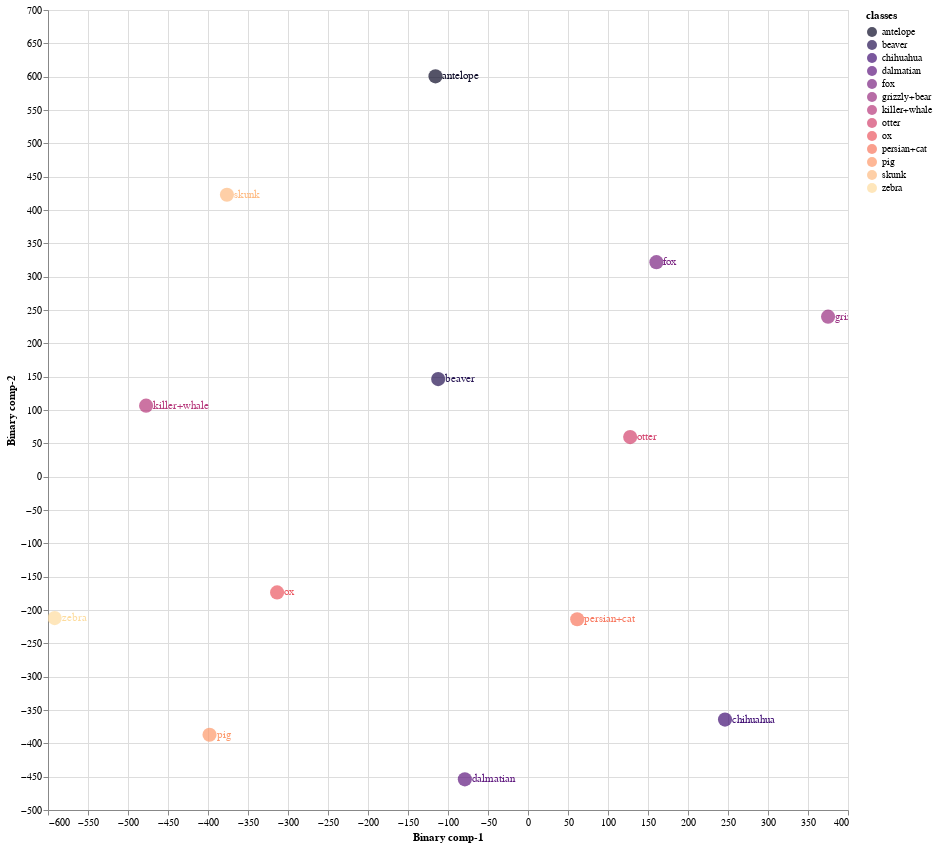
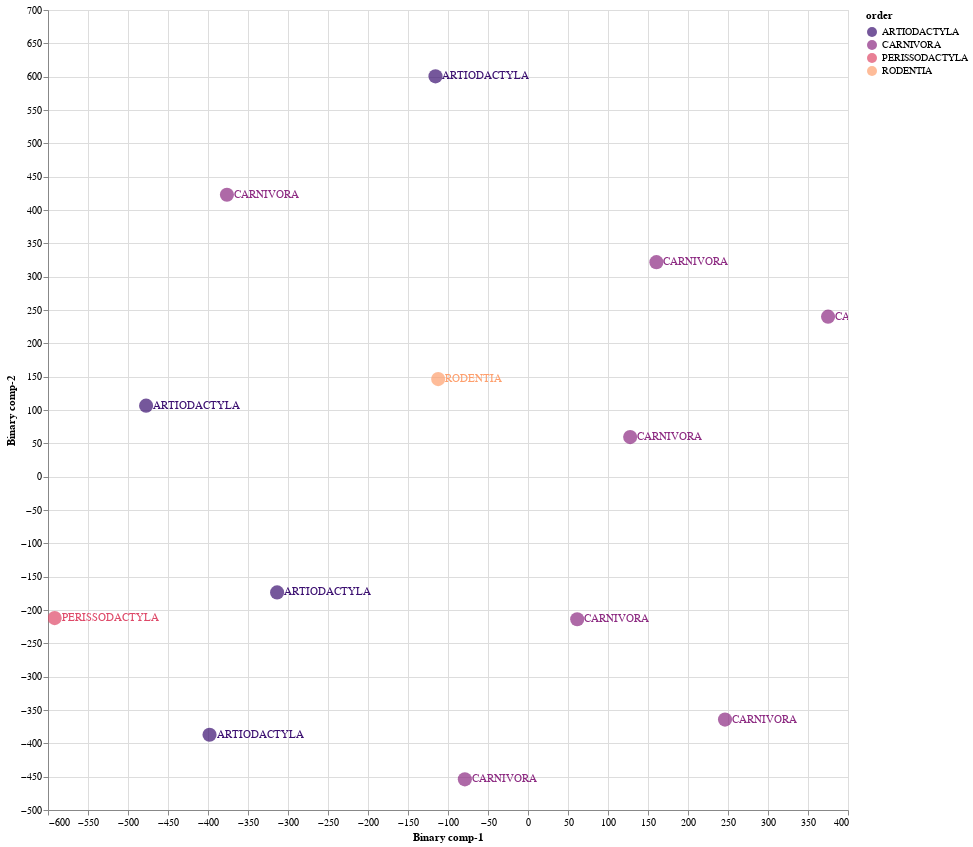

Notebook source saved alongside these figures, in order:
### Markdown cell above
### 8.2 Train Validation Split 02

### Code cell
Train02 = CZSL(mode = "Train", 
               split = 2, 
               DNN = ProjectionNetwork1, 
               epochs = 40, 
               bs = 8,  
               numunits = 1024, 
               lr = 0.1, 
               optimiser = nn.Sigmoid(), 
               dropout = 0.2, 
               mom = 0, 
               wd = 0,  
               device = 'cuda', 
               checkpoint = CP2, 
               pred_type = 'Probabilistic', 
               dist_type = 'cosine')

#mode
#1. "Train" - Use Train Val split
#2. "Test" - For Unseen Test Data

#split
# 1 -Train/Val Split 1
# 2 -Train/Val Split 2
# 3 -Train/Val Split 2

#pred_type
#1. "Probabilistic" - continous real numbers giving probability for prdiction to be 1
#2. "Deterministic" - 1 or 0 prediction values

#dist_type
#1. euclidean
#2. cosine
#3. hamming
#4. jaccard

### Figure 1 — Vega-Lite specification as saved in the notebook (floating-point values rounded to 4 significant figures)
{"config": {"view": {"continuousWidth": 400, "continuousHeight": 300}}, "layer": [{"mark": {"type": "circle", "size": 200}, "encoding": {"color": {"field": "classes", "scale": {"scheme": "Magma"}, "type": "nominal"}, "x": {"field": "Binary comp-1", "type": "quantitative"}, "y": {"field": "Binary comp-2", "type": "quantitative"}}, "height": 800, "selection": {"selector003": {"type": "interval", "bind": "scales", "encodings": ["x", "y"]}}, "width": 800}, {"mark": {"type": "text", "align": "left", "baseline": "middle", "dx": 7}, "encoding": {"color": {"field": "classes", "scale": {"scheme": "Magma"}, "type": "nominal"}, "text": {"field": "classes", "type": "nominal"}, "x": {"field": "Binary comp-1", "type": "quantitative"}, "y": {"field": "Binary comp-2", "type": "quantitative"}}, "height": 800, "width": 800}], "data": {"name": "data-3a15dd7eae3bef899872eea8bc17f2b2"}, "$schema": "https://vega.github.io/schema/vega-lite/v4.17.0.json", "datasets": {"data-3a15dd7eae3bef899872eea8bc17f2b2": [{"Binary comp-1": -115.6, "Binary comp-2": 600.5, "classes": "antelope", "sciName": "Antilope_cervicapra", "animal_label": 1, "animal_class": "antelope", "mainCommonName": "Blackbuck", "otherCommonNames": "Indian Antelope", "class": "Mammalia", "infraclass": "Placentalia", "magnorder": "Boreoeutheria", "superorder": "Laurasiatheria", "order": "ARTIODACTYLA", "suborder": "RUMINANTIA", "infraorder": "PECORA", "parvorder": null, "superfamily": null, "family": "BOVIDAE", "subfamily": "ANTILOPINAE", "tribe": "ANTILOPINI", "genus": "Antilope"}, {"Binary comp-1": 375.1, "Binary comp-2": 240.0, "classes": "grizzly+bear", "sciName": "Ursus_arctos", "animal_label": 2, "animal_class": "grizzly+bear", "mainCommonName": "Brown Bear", "otherCommonNames": "Grizzly Bear|Kodiak Bear", "class": "Mammalia", "infraclass": "Placentalia", "magnorder": "Boreoeutheria", "superorder": "Laurasiatheria", "order": "CARNIVORA", "suborder": "CANIFORMIA", "infraorder": "ARCTOIDEA", "parvorder": null, "superfamily": "URSOIDEA", "family": "URSIDAE", "subfamily": "URSINAE", "tribe": null, "genus": "Ursus"}, {"Binary comp-1": -477.4, "Binary comp-2": 106.5, "classes": "killer+whale", "sciName": "Orcinus_orca", "animal_label": 3, "animal_class": "killer+whale", "mainCommonName": "Killer Whale", "otherCommonNames": "Orca", "class": "Mammalia", "infraclass": "Placentalia", "magnorder": "Boreoeutheria", "superorder": "Laurasiatheria", "order": "ARTIODACTYLA", "suborder": "WHIPPOMORPHA", "infraorder": "CETACEA", "parvorder": "ODONTOCETI", "superfamily": "DELPHINOIDEA", "family": "DELPHINIDAE", "subfamily": "INCERTAE SEDIS", "tribe": null, "genus": "Orcinus"}, {"Binary comp-1": -112.3, "Binary comp-2": 146.4, "classes": "beaver", "sciName": "Aplodontia_rufa", "animal_label": 4, "animal_class": "beaver", "mainCommonName": "Mountain Beaver", "otherCommonNames": "Boomer|Sewellel|Point Arena Mountain Beaver|Point Reyes Mountain Beaver", "class": "Mammalia", "infraclass": "Placentalia", "magnorder": "Boreoeutheria", "superorder": "Euarchontoglires", "order": "RODENTIA", "suborder": "SCIUROMORPHA", "infraorder": null, "parvorder": null, "superfamily": null, "family": "APLODONTIIDAE", "subfamily": null, "tribe": null, "genus": "Aplodontia"}, {"Binary comp-1": -78.93, "Binary comp-2": -454.0, "classes": "dalmatian", "sciName": "Canis_familiaris", "animal_label": 5, "animal_class": "dalmatian", "mainCommonName": "Domestic Dog", "otherCommonNames": "Dog|Dingo|Feral Dog|New Guinea Singing Dog|Village Dog", "class": "Mammalia", "infraclass": "Placentalia", "magnorder": "Boreoeutheria", "superorder": "Laurasiatheria", "order": "CARNIVORA", "suborder": "CANIFORMIA", "infraorder": "CANOIDEA", "parvorder": null, "superfamily": null, "family": "CANIDAE", "subfamily": null, "tribe": null, "genus": "Canis"}, {"Binary comp-1": 61.52, "Binary comp-2": -213.8, "classes": "persian+cat", "sciName": "Felis_catus", "animal_label": 6, "animal_class": "persian+cat", "mainCommonName": "Domestic Cat", "otherCommonNames": "Cat", "class": "Mammalia", "infraclass": "Placentalia", "magnorder": "Boreoeutheria", "superorder": "Laurasiatheria", "order": "CARNIVORA", "suborder": "FELIFORMIA", "infraorder": "FELOIDEA", "parvorder": null, "superfamily": null, "family": "FELIDAE", "subfamily": "FELINAE", "tribe": null, "genus": "Felis"}, {"Binary comp-1": -376.3, "Binary comp-2": 422.9, "classes": "skunk", "sciName": "Spilogale_putorius", "animal_label": 11, "animal_class": "skunk", "mainCommonName": "Alleghanian Spotted Skunk", "otherCommonNames": "Eastern Spotted Skunk", "class": "Mammalia", "infraclass": "Placentalia", "magnorder": "Boreoeutheria", "superorder": "Laurasiatheria", "order": "CARNIVORA", "suborder": "CANIFORMIA", "infraorder": "ARCTOIDEA", "parvorder": null, "superfamily": "MUSTELOIDEA", "family": "MEPHITIDAE", "subfamily": "MEPHITINAE", "tribe": null, "genus": "Spilogale"}, {"Binary comp-1": -313.6, "Binary comp-2": -173.6, "classes": "ox", "sciName": "Bos_sauveli", "animal_label": 21, "animal_class": "ox", "mainCommonName": "Kouprey", "otherCommonNames": "Gray Ox|Indochinese Forest Ox", "class": "Mammalia", "infraclass": "Placentalia", "magnorder": "Boreoeutheria", "superorder": "Laurasiatheria", "order": "ARTIODACTYLA", "suborder": "RUMINANTIA", "infraorder": "PECORA", "parvorder": null, "superfamily": null, "family": "BOVIDAE", "subfamily": "BOVINAE", "tribe": "BOVINI", "genus": "Bos"}, {"Binary comp-1": 160.5, "Binary comp-2": 321.7, "classes": "fox", "sciName": "Vulpes_lagopus", "animal_label": 22, "animal_class": "fox", "mainCommonName": "Arctic Fox", "otherCommonNames": "Polar Fox", "class": "Mammalia", "infraclass": "Placentalia", "magnorder": "Boreoeutheria", "superorder": "Laurasiatheria", "order": "CARNIVORA", "suborder": "CANIFORMIA", "infraorder": "CANOIDEA", "parvorder": null, "superfamily": null, "family": "CANIDAE", "subfamily": null, "tribe": null, "genus": "Vulpes"}, {"Binary comp-1": 246.3, "Binary comp-2": -364.4, "classes": "chihuahua", "sciName": "Canis_familiaris", "animal_label": 33, "animal_class": "chihuahua", "mainCommonName": "Domestic Dog", "otherCommonNames": "Dog|Dingo|Feral Dog|New Guinea Singing Dog|Village Dog", "class": "Mammalia", "infraclass": "Placentalia", "magnorder": "Boreoeutheria", "superorder": "Laurasiatheria", "order": "CARNIVORA", "suborder": "CANIFORMIA", "infraorder": "CANOIDEA", "parvorder": null, "superfamily": null, "family": "CANIDAE", "subfamily": null, "tribe": null, "genus": "Canis"}, {"Binary comp-1": 127.7, "Binary comp-2": 59.39, "classes": "otter", "sciName": "Aonyx_capensis", "animal_label": 36, "animal_class": "otter", "mainCommonName": "African Clawless Otter", "otherCommonNames": "Cape Clawless Otter", "class": "Mammalia", "infraclass": "Placentalia", "magnorder": "Boreoeutheria", "superorder": "Laurasiatheria", "order": "CARNIVORA", "suborder": "CANIFORMIA", "infraorder": "ARCTOIDEA", "parvorder": null, "superfamily": "MUSTELOIDEA", "family": "MUSTELIDAE", "subfamily": "LUTRINAE", "tribe": null, "genus": "Aonyx"}, {"Binary comp-1": -591.7, "Binary comp-2": -212.1, "classes": "zebra", "sciName": "Equus_grevyi", "animal_label": 38, "animal_class": "zebra", "mainCommonName": "Grevy's Zebra", "otherCommonNames": "Imperial Zebra", "class": "Mammalia", "infraclass": "Placentalia", "magnorder": "Boreoeutheria", "superorder": "Laurasiatheria", "order": "PERISSODACTYLA", "suborder": "HIPOMORPHA", "infraorder": null, "parvorder": null, "superfamily": null, "family": "EQUIDAE", "subfamily": null, "tribe": null, "genus": "Equus"}, {"Binary comp-1": -398.1, "Binary comp-2": -387.1, "classes": "pig", "sciName": "Sus_domesticus", "animal_label": 42, "animal_class": "pig", "mainCommonName": "Domestic Pig", "otherCommonNames": "Hog|Pig|Swine", "class": "Mammalia", "infraclass": "Placentalia", "magnorder": "Boreoeutheria", "superorder": "Laurasiatheria", "order": "ARTIODACTYLA", "suborder": "SUINA", "infraorder": null, "parvorder": null, "superfamily": null, "family": "SUIDAE", "subfamily": null, "tribe": null, "genus": "Sus"}]}}

### Figure 2 — Vega-Lite specification as saved in the notebook (floating-point values rounded to 4 significant figures)
{"config": {"view": {"continuousWidth": 400, "continuousHeight": 300}}, "layer": [{"mark": {"type": "circle", "size": 200}, "encoding": {"color": {"field": "order", "scale": {"scheme": "Magma"}, "type": "nominal"}, "x": {"field": "Binary comp-1", "type": "quantitative"}, "y": {"field": "Binary comp-2", "type": "quantitative"}}, "height": 800, "selection": {"selector004": {"type": "interval", "bind": "scales", "encodings": ["x", "y"]}}, "width": 800}, {"mark": {"type": "text", "align": "left", "baseline": "middle", "dx": 7}, "encoding": {"color": {"field": "order", "scale": {"scheme": "Magma"}, "type": "nominal"}, "text": {"field": "order", "type": "nominal"}, "x": {"field": "Binary comp-1", "type": "quantitative"}, "y": {"field": "Binary comp-2", "type": "quantitative"}}, "height": 800, "width": 800}], "data": {"name": "data-3a15dd7eae3bef899872eea8bc17f2b2"}, "$schema": "https://vega.github.io/schema/vega-lite/v4.17.0.json", "datasets": {"data-3a15dd7eae3bef899872eea8bc17f2b2": [{"Binary comp-1": -115.6, "Binary comp-2": 600.5, "classes": "antelope", "sciName": "Antilope_cervicapra", "animal_label": 1, "animal_class": "antelope", "mainCommonName": "Blackbuck", "otherCommonNames": "Indian Antelope", "class": "Mammalia", "infraclass": "Placentalia", "magnorder": "Boreoeutheria", "superorder": "Laurasiatheria", "order": "ARTIODACTYLA", "suborder": "RUMINANTIA", "infraorder": "PECORA", "parvorder": null, "superfamily": null, "family": "BOVIDAE", "subfamily": "ANTILOPINAE", "tribe": "ANTILOPINI", "genus": "Antilope"}, {"Binary comp-1": 375.1, "Binary comp-2": 240.0, "classes": "grizzly+bear", "sciName": "Ursus_arctos", "animal_label": 2, "animal_class": "grizzly+bear", "mainCommonName": "Brown Bear", "otherCommonNames": "Grizzly Bear|Kodiak Bear", "class": "Mammalia", "infraclass": "Placentalia", "magnorder": "Boreoeutheria", "superorder": "Laurasiatheria", "order": "CARNIVORA", "suborder": "CANIFORMIA", "infraorder": "ARCTOIDEA", "parvorder": null, "superfamily": "URSOIDEA", "family": "URSIDAE", "subfamily": "URSINAE", "tribe": null, "genus": "Ursus"}, {"Binary comp-1": -477.4, "Binary comp-2": 106.5, "classes": "killer+whale", "sciName": "Orcinus_orca", "animal_label": 3, "animal_class": "killer+whale", "mainCommonName": "Killer Whale", "otherCommonNames": "Orca", "class": "Mammalia", "infraclass": "Placentalia", "magnorder": "Boreoeutheria", "superorder": "Laurasiatheria", "order": "ARTIODACTYLA", "suborder": "WHIPPOMORPHA", "infraorder": "CETACEA", "parvorder": "ODONTOCETI", "superfamily": "DELPHINOIDEA", "family": "DELPHINIDAE", "subfamily": "INCERTAE SEDIS", "tribe": null, "genus": "Orcinus"}, {"Binary comp-1": -112.3, "Binary comp-2": 146.4, "classes": "beaver", "sciName": "Aplodontia_rufa", "animal_label": 4, "animal_class": "beaver", "mainCommonName": "Mountain Beaver", "otherCommonNames": "Boomer|Sewellel|Point Arena Mountain Beaver|Point Reyes Mountain Beaver", "class": "Mammalia", "infraclass": "Placentalia", "magnorder": "Boreoeutheria", "superorder": "Euarchontoglires", "order": "RODENTIA", "suborder": "SCIUROMORPHA", "infraorder": null, "parvorder": null, "superfamily": null, "family": "APLODONTIIDAE", "subfamily": null, "tribe": null, "genus": "Aplodontia"}, {"Binary comp-1": -78.93, "Binary comp-2": -454.0, "classes": "dalmatian", "sciName": "Canis_familiaris", "animal_label": 5, "animal_class": "dalmatian", "mainCommonName": "Domestic Dog", "otherCommonNames": "Dog|Dingo|Feral Dog|New Guinea Singing Dog|Village Dog", "class": "Mammalia", "infraclass": "Placentalia", "magnorder": "Boreoeutheria", "superorder": "Laurasiatheria", "order": "CARNIVORA", "suborder": "CANIFORMIA", "infraorder": "CANOIDEA", "parvorder": null, "superfamily": null, "family": "CANIDAE", "subfamily": null, "tribe": null, "genus": "Canis"}, {"Binary comp-1": 61.52, "Binary comp-2": -213.8, "classes": "persian+cat", "sciName": "Felis_catus", "animal_label": 6, "animal_class": "persian+cat", "mainCommonName": "Domestic Cat", "otherCommonNames": "Cat", "class": "Mammalia", "infraclass": "Placentalia", "magnorder": "Boreoeutheria", "superorder": "Laurasiatheria", "order": "CARNIVORA", "suborder": "FELIFORMIA", "infraorder": "FELOIDEA", "parvorder": null, "superfamily": null, "family": "FELIDAE", "subfamily": "FELINAE", "tribe": null, "genus": "Felis"}, {"Binary comp-1": -376.3, "Binary comp-2": 422.9, "classes": "skunk", "sciName": "Spilogale_putorius", "animal_label": 11, "animal_class": "skunk", "mainCommonName": "Alleghanian Spotted Skunk", "otherCommonNames": "Eastern Spotted Skunk", "class": "Mammalia", "infraclass": "Placentalia", "magnorder": "Boreoeutheria", "superorder": "Laurasiatheria", "order": "CARNIVORA", "suborder": "CANIFORMIA", "infraorder": "ARCTOIDEA", "parvorder": null, "superfamily": "MUSTELOIDEA", "family": "MEPHITIDAE", "subfamily": "MEPHITINAE", "tribe": null, "genus": "Spilogale"}, {"Binary comp-1": -313.6, "Binary comp-2": -173.6, "classes": "ox", "sciName": "Bos_sauveli", "animal_label": 21, "animal_class": "ox", "mainCommonName": "Kouprey", "otherCommonNames": "Gray Ox|Indochinese Forest Ox", "class": "Mammalia", "infraclass": "Placentalia", "magnorder": "Boreoeutheria", "superorder": "Laurasiatheria", "order": "ARTIODACTYLA", "suborder": "RUMINANTIA", "infraorder": "PECORA", "parvorder": null, "superfamily": null, "family": "BOVIDAE", "subfamily": "BOVINAE", "tribe": "BOVINI", "genus": "Bos"}, {"Binary comp-1": 160.5, "Binary comp-2": 321.7, "classes": "fox", "sciName": "Vulpes_lagopus", "animal_label": 22, "animal_class": "fox", "mainCommonName": "Arctic Fox", "otherCommonNames": "Polar Fox", "class": "Mammalia", "infraclass": "Placentalia", "magnorder": "Boreoeutheria", "superorder": "Laurasiatheria", "order": "CARNIVORA", "suborder": "CANIFORMIA", "infraorder": "CANOIDEA", "parvorder": null, "superfamily": null, "family": "CANIDAE", "subfamily": null, "tribe": null, "genus": "Vulpes"}, {"Binary comp-1": 246.3, "Binary comp-2": -364.4, "classes": "chihuahua", "sciName": "Canis_familiaris", "animal_label": 33, "animal_class": "chihuahua", "mainCommonName": "Domestic Dog", "otherCommonNames": "Dog|Dingo|Feral Dog|New Guinea Singing Dog|Village Dog", "class": "Mammalia", "infraclass": "Placentalia", "magnorder": "Boreoeutheria", "superorder": "Laurasiatheria", "order": "CARNIVORA", "suborder": "CANIFORMIA", "infraorder": "CANOIDEA", "parvorder": null, "superfamily": null, "family": "CANIDAE", "subfamily": null, "tribe": null, "genus": "Canis"}, {"Binary comp-1": 127.7, "Binary comp-2": 59.39, "classes": "otter", "sciName": "Aonyx_capensis", "animal_label": 36, "animal_class": "otter", "mainCommonName": "African Clawless Otter", "otherCommonNames": "Cape Clawless Otter", "class": "Mammalia", "infraclass": "Placentalia", "magnorder": "Boreoeutheria", "superorder": "Laurasiatheria", "order": "CARNIVORA", "suborder": "CANIFORMIA", "infraorder": "ARCTOIDEA", "parvorder": null, "superfamily": "MUSTELOIDEA", "family": "MUSTELIDAE", "subfamily": "LUTRINAE", "tribe": null, "genus": "Aonyx"}, {"Binary comp-1": -591.7, "Binary comp-2": -212.1, "classes": "zebra", "sciName": "Equus_grevyi", "animal_label": 38, "animal_class": "zebra", "mainCommonName": "Grevy's Zebra", "otherCommonNames": "Imperial Zebra", "class": "Mammalia", "infraclass": "Placentalia", "magnorder": "Boreoeutheria", "superorder": "Laurasiatheria", "order": "PERISSODACTYLA", "suborder": "HIPOMORPHA", "infraorder": null, "parvorder": null, "superfamily": null, "family": "EQUIDAE", "subfamily": null, "tribe": null, "genus": "Equus"}, {"Binary comp-1": -398.1, "Binary comp-2": -387.1, "classes": "pig", "sciName": "Sus_domesticus", "animal_label": 42, "animal_class": "pig", "mainCommonName": "Domestic Pig", "otherCommonNames": "Hog|Pig|Swine", "class": "Mammalia", "infraclass": "Placentalia", "magnorder": "Boreoeutheria", "superorder": "Laurasiatheria", "order": "ARTIODACTYLA", "suborder": "SUINA", "infraorder": null, "parvorder": null, "superfamily": null, "family": "SUIDAE", "subfamily": null, "tribe": null, "genus": "Sus"}]}}
